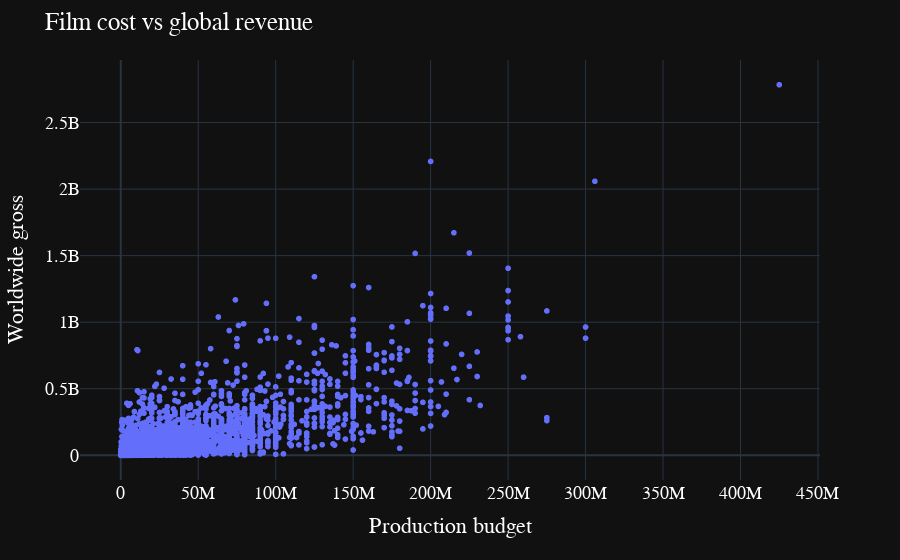

This figure's notebook cell:
### Markdown cell above
Here it is possible to see the Pearson's correlation between the variables. They're strongly correlated, which indicates a possible use of linear regression algorithms applied to predict the target column.

### Code cell
# plotting scatter chart between variables
fig = px.scatter(data_frame = df5, x = 'production_budget_usd',
                y = 'worldwide_gross_usd', template = 'plotly_dark')

fig.update_layout(
    title = {
        'text': 'Film cost vs global revenue'},
    xaxis_title = 'Production budget',
    yaxis_title = 'Worldwide gross',
    font_family = "Arial",
    font_color = "White",
    font = dict(size = 18),
    title_font_family = "Arial",
    title_font_color = "White")

fig.show()

### Figure 1 — Plotly figure (JSON) as saved in the notebook; plotly's stock layout.template omitted (floating-point values rounded to 4 significant figures; data arrays with more than 128 entries replaced by an {"elided": "..."} marker saying what was removed)
{"data": [{"hovertemplate": "production_budget_usd=%{x}<br>worldwide_gross_usd=%{y}<extra></extra>", "legendgroup": "", "marker": {"color": "#636efa", "symbol": "circle"}, "mode": "markers", "name": "", "showlegend": false, "type": "scattergl", "x": {"elided": "5034 int values"}, "xaxis": "x", "y": {"elided": "5034 int values"}, "yaxis": "y"}], "layout": {"font": {"color": "White", "family": "Arial", "size": 18}, "legend": {"tracegroupgap": 0}, "margin": {"t": 60}, "title": {"font": {"color": "White", "family": "Arial"}, "text": "Film cost vs global revenue"}, "xaxis": {"anchor": "y", "domain": [0, 1], "title": {"text": "Production budget"}}, "yaxis": {"anchor": "x", "domain": [0, 1], "title": {"text": "Worldwide gross"}}}}
